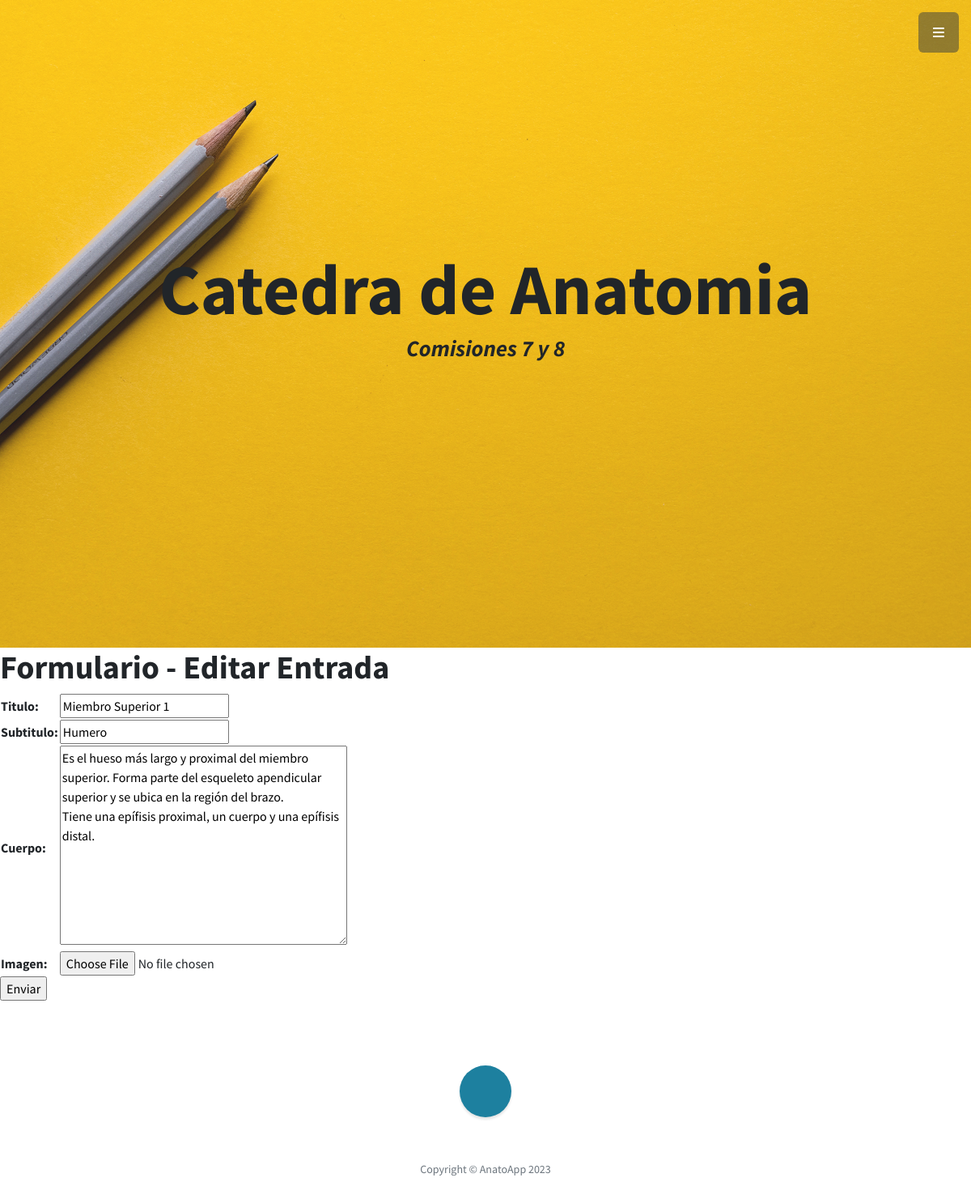
/AnatoApp/editarEntrada/Miembro Superior 1/, run on the app's committed database.
### AnatoApp/models.py (models this page shows, shortened)
class Entrada(models.Model):
    titulo = models.CharField(max_length=100)
    subtitulo = models.CharField(max_length=100)
    cuerpo = models.TextField()
    fecha = models.DateField(auto_now_add=True)
    imagen = models.ImageField(upload_to='media', null=True, blank = True)
    autor = models.ForeignKey(User, on_delete=models.CASCADE)

### AnatoApp/views.py (the view)
# urls.py: path('editarEntrada/<entrada_titulo>/', views.editarEntrada, name="EditarEntrada"),
def editarEntrada(request, entrada_titulo):
    entrada = Entrada.objects.get(titulo=entrada_titulo)
    if request.method == 'POST':
        miFormulario = EntradaForm(request.POST)
        print(miFormulario)
        if miFormulario.is_valid:
            informacion = miFormulario.cleaned_data
            entrada.titulo = informacion['titulo']
            entrada.subtitulo = informacion['subtitulo']
            entrada.cuerpo = informacion['cuerpo']
            entrada.save()
            return redirect('http://127.0.0.1:8000/AnatoApp/leerEntradas')
    else:
        miFormulario = EntradaForm(initial={'titulo': entrada.titulo, 'subtitulo': entrada.subtitulo,
                                                   'cuerpo': entrada.cuerpo})
    return render(request, "AnatoApp/editarEntrada.html", {"miFormulario": miFormulario, "entrada_titulo": entrada_titulo})

### AnatoApp/forms.py
class EntradaForm(forms.ModelForm):
    class Meta:
        model = Entrada
        fields = ['titulo', 'subtitulo', 'cuerpo', 'imagen']
        widgets = {'imagen': forms.FileInput()}

### AnatoApp/templates/AnatoApp/editarEntrada.html (shortened to what this page needs)
{% extends "AnatoApp/pagina2.html" %}
{% load static %}
{% block Alumnos %}
<h1>Formulario - Editar Entrada</h1>
    <form action="" method="POST">{% csrf_token %}
        <table>
            {{ miFormulario.as_table }}
        </table>
        <input type="submit", value="Enviar">
    </form>
{% endblock %}

### data on the page
Entrada: titulo "Miembro Superior 1", subtitulo "Humero", cuerpo "Es el hueso más largo y proximal del miembro superior. Forma parte del esqueleto apendicular superior y se ubica en la región del brazo. Tiene una epífisis proximal, un cuerpo y una epífisis distal."
